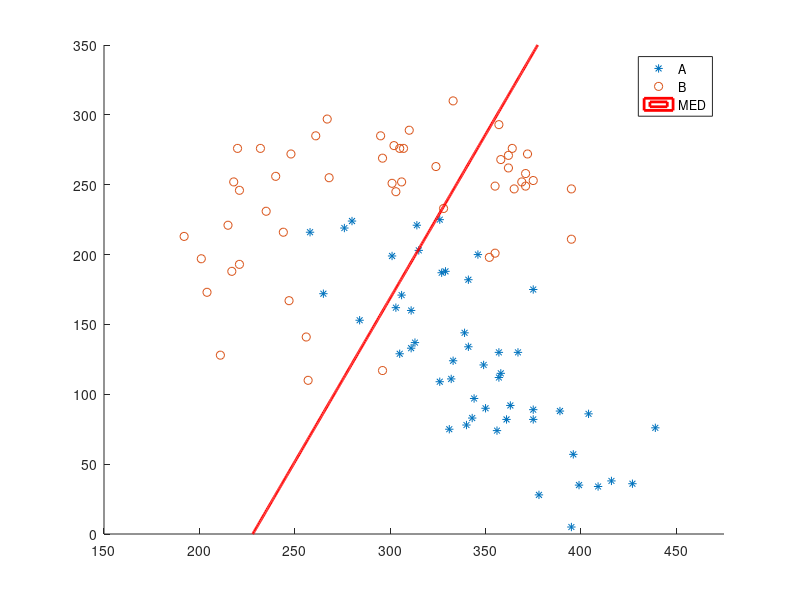

Write the MATLAB code that produced this figure.
%% MED_C2
close all;    
clear all;  
clc;    
load assign32018.mat;
id_a=randperm(200,50);
a_c2=a(id_a,:);
id_b=randperm(200,50);
b_c2=b(id_b,:);
%%
classA=a_c2;
classB=b_c2;
Class = [a; b];
Class(1:200, 3) = 1;
Class(201:400, 3) = 2;
z = zeros(length(Class),2);
z(1:200,1)= Class(1:200, 3);
z(201:400,1)= Class(201:400, 3);
for n = 1:200
    sampleA = classA;
    sampleB = classB;
    % get rid of 1 data
    sampleA(n,:) = 0;
    sampleB(n,:) = 0;
    sample = [sampleA;sampleB];
    % calculate the mean of sample A
    meanClassA = mean(classA);
    meanClassB = mean(classB);
    
    z(n,2) = (Class(n,1)- meanClassA(1))^2 + (Class(n,2)- meanClassA(2))^2 ...
        - ((Class(n,1)- meanClassB(1))^2 + (Class(n,2)- meanClassB(2))^2);
    
    z(n+200,2) = (Class(n+200,1)- meanClassA(1))^2 + (Class(n+200,2)- meanClassA(2))^2 ...
        - ((Class(n+200,1)- meanClassB(1))^2 + (Class(n+200,2)- meanClassB(2))^2);
    if z(n,2)>0
        z(n,2) = 2;
    else
        z(n,2) = 1;
    end
    
    if z(n+200,2)>0
        z(n+200,2) = 2;
    else
        z(n+200,2) = 1;
    end
end
id_row_error = find(z(:,1)~=z(:,2));
error_classified = Class(id_row_error,:);
id_row_error_num=randperm(length(error_classified),length(error_classified)/2);
select_error=error_classified(id_row_error_num,:);
a_error_c2 = find(select_error(:,3)==1);
b_error_c2 = find(select_error(:,3)==2);
a_error_c2 = select_error(a_error_c2,1:2);
b_error_c2 = select_error(b_error_c2,1:2);

id_row_right = find(z(:,1)==z(:,2));
right_classified = Class(id_row_right,:);
id_row_right_num=randperm(length(right_classified),length(error_classified)/2);
select_right=right_classified(id_row_right_num,:);
a_right_c2 = find(select_right(:,3)==1);
b_right_c2 = find(select_right(:,3)==2);
a_right_c2 = select_right(a_right_c2,1:2);
b_right_c2 = select_right(b_right_c2,1:2);

a_d2_c2 = [a_error_c2;a_right_c2];%D2 A
b_d2_c2 = [b_error_c2;b_right_c2];%D2 B
%% MED_use_d2
x_M = linspace(150, 475, 500);
y_M = linspace(0, 350, 500);
mean_a= mean(a_d2_c2);
mean_b= mean(b_d2_c2);
z_M = zeros(length(x_M), length(y_M));
for i=1:length(x_M)
    for j=1:length(y_M)
        z_M(i,j)=sqrt(((x_M(i)-mean_a(1))^2 + (y_M(j)-mean_a(2))^2))-sqrt(((x_M(i)- mean_b(1))^2 + (y_M(j)- mean_b(2))^2));
    end
end
z_M=z_M';

scatter(a_c2(:,1),a_c2(:,2),'*','DisplayName','A');
hold on;
scatter(b_c2(:,1),b_c2(:,2),'DisplayName','B');
contour(x_M,y_M,z_M,[0, 0],'LineWidth',2,'LineColor','r','DisplayName','MED');
legend('show');